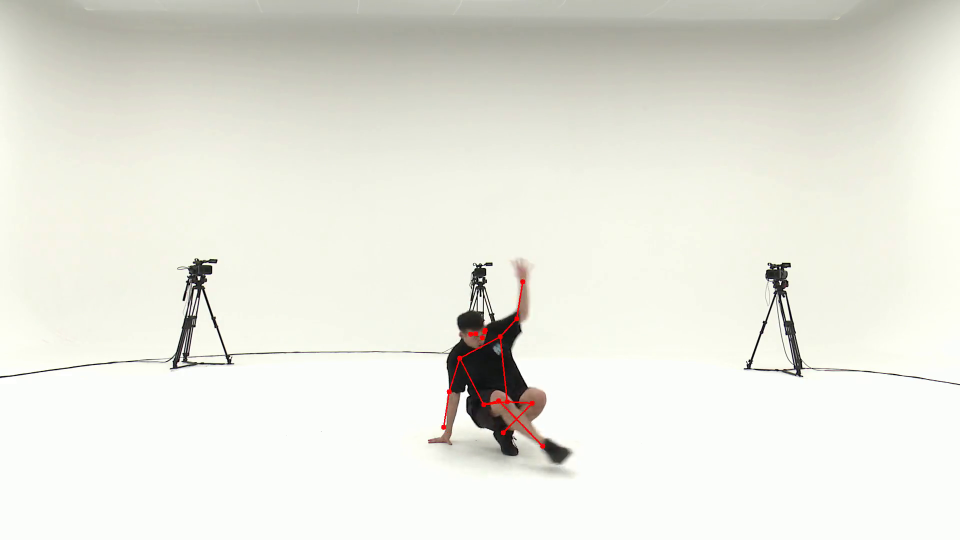
#> input picture frame 42 of notebooks/raw_aligned_A.mp4, 1920 x 1080 px, given in place of gBR_sBM_c01_d04_mBR0_ch01.mp4, which was not available (shown at 1/2 size)
$ python optical_flow_eval_pipeline.py
#> lines starting #> are read from the running program, lines starting #| are printed output that depends on the picture; pictures that were not available may be replaced by others from this repository, and a replacement may not be noted
import cv2
import numpy as np
import time
import mediapipe as mp
from typing import Dict, List, Any
import json

class KeypointPredictor:
    """Predicts occluded keypoints using optical flow"""

    # [106 lines left out: functions __init__, update, not called in this run]


def dense_optical_flow_with_prediction(method, video_path, params=[], to_gray=None,
                                       overlay=True, scale=0.25, skip_frames=0,
                                       confidence_threshold=0.5, collect_stats=False,
                                       sample_grid_size=None):
    """
    Optical flow with keypoint prediction for low-confidence detections

    Args:
        sample_grid_size: If set, compute flow on a grid sample rather than all pixels

    Returns:
        stats: Dictionary with statistics if collect_stats=True, else None
    """
#> called with overlay = False, scale = 0.25, skip_frames = 2, confidence_threshold = 0.5, collect_stats = True, sample_grid_size = 50
    # Only initialize MediaPipe if we're not just collecting stats
    if not collect_stats:
        mp_pose = mp.solutions.pose
        mp_drawing = mp.solutions.drawing_utils

        pose = mp_pose.Pose(
            static_image_mode=False,
            model_complexity=1,
            smooth_landmarks=True,
            min_detection_confidence=0.5,
            min_tracking_confidence=0.5
        )
        predictor = KeypointPredictor(
            num_keypoints=33,
            confidence_threshold=confidence_threshold,
            history_size=5,
            flow_scale=scale
        )
    else:
        pose = None
        predictor = None

    cap = cv2.VideoCapture(video_path)
    if not cap.isOpened():
        print("Error: Cannot open video.")
        return None

    ret, old_frame = cap.read()
#> old_frame is the input picture: shape (1080, 1920, 3); mean B, G, R 222.1, 231.2, 230.9
    if not ret:
        print("Error: Cannot read first frame.")
        return None

    original_h, original_w = old_frame.shape[:2]
#> original_h = 1080; original_w = 1920
    if not collect_stats:
        print(f"Original frame size: ({original_h}, {original_w})")

    # Resize for optical flow
    old_frame_small = cv2.resize(old_frame, None, fx=scale, fy=scale,
                                 interpolation=cv2.INTER_LINEAR)
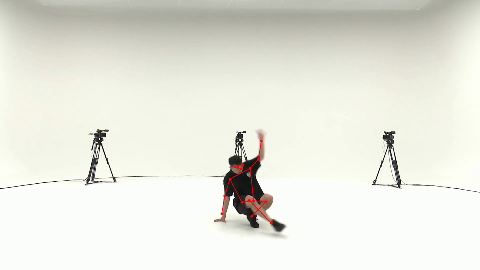
#> old_frame_small: shape (270, 480, 3); mean B, G, R 222.1, 231.2, 230.9
    flow_h, flow_w = old_frame_small.shape[:2]
#> flow_h = 270; flow_w = 480
    if not collect_stats:
        print(f"Flow resolution: ({flow_h}, {flow_w}) (scale={scale})")

    if to_gray is None:
        to_gray = (method == cv2.calcOpticalFlowFarneback)

    old_gray = cv2.cvtColor(old_frame_small, cv2.COLOR_BGR2GRAY) if to_gray else old_frame_small.copy()

    hsv = np.zeros_like(old_frame_small)
    hsv[..., 1] = 255
    flow_bgr = np.zeros_like(old_frame_small)

    fps_values = []
    frame_count = 0
    prediction_stats = {"total": 0, "predicted": 0}

    # Statistics collection
    flow_magnitudes = []

    if not collect_stats:
        cv2.namedWindow("Optical Flow + Predicted Keypoints", cv2.WINDOW_NORMAL)

    while True:
        ret, new_frame = cap.read()
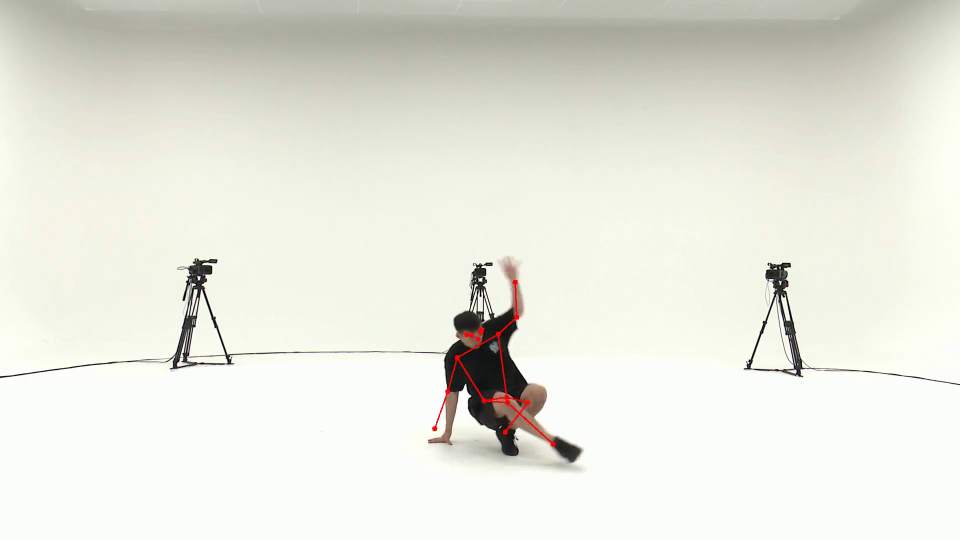
#> input picture frame 43 of notebooks/raw_aligned_A.mp4, 1920 x 1080 px, given in place of gBR_sBM_c01_d04_mBR0_ch01.mp4, which was not available (shown at 1/2 size)
#> new_frame is the input picture: shape (1080, 1920, 3); mean B, G, R 222, 231.1, 230.9
        if not ret:
            break

        frame_count += 1
        if skip_frames > 0 and frame_count % (skip_frames + 1) != 0:
            continue

        start = time.time()

        # Resize for optical flow
        new_frame_small = cv2.resize(new_frame, None, fx=scale, fy=scale,
                                    interpolation=cv2.INTER_LINEAR)

        new_gray = cv2.cvtColor(new_frame_small, cv2.COLOR_BGR2GRAY) if to_gray else new_frame_small.copy()

        # Compute optical flow on small frames
        if callable(method):
            flow = method(old_gray, new_gray, None, *params)
        else:
            flow = method.calc(old_gray, new_gray, None)

        # Collect flow statistics
        if collect_stats:
            mag = np.sqrt(flow[..., 0]**2 + flow[..., 1]**2)

            # Sample grid if specified for faster processing
            if sample_grid_size is not None:
                h, w = mag.shape
                y_samples = np.linspace(0, h-1, sample_grid_size, dtype=int)
                x_samples = np.linspace(0, w-1, sample_grid_size, dtype=int)
                yy, xx = np.meshgrid(y_samples, x_samples, indexing='ij')
                mag = mag[yy, xx]

            flow_magnitudes.append(mag)
        else:
            # Only run MediaPipe and keypoint prediction when visualizing
            # Run MediaPipe on ORIGINAL resolution
            results = pose.process(cv2.cvtColor(new_frame, cv2.COLOR_BGR2RGB))

            # Update keypoints with flow prediction
            keypoints, confidences, predicted_mask = predictor.update(
                results.pose_landmarks if results else None,
                flow,
                (original_h, original_w),
                (flow_h, flow_w)
            )

            # Track stats
            prediction_stats["total"] += len(keypoints)
            prediction_stats["predicted"] += np.sum(predicted_mask)

        # Visualize only if not collecting stats
        if not collect_stats:
            if overlay:
                mag, ang = cv2.cartToPolar(flow[..., 0], flow[..., 1])
                hsv[..., 0] = ang * 90 / np.pi
                hsv[..., 2] = cv2.normalize(mag, None, 0, 255, cv2.NORM_MINMAX)
                cv2.cvtColor(hsv, cv2.COLOR_HSV2BGR, flow_bgr)
                display_frame = cv2.addWeighted(new_frame_small, 0.4, flow_bgr, 0.6, 0)
            else:
                display_frame = new_frame_small.copy()

            # Draw keypoints with different colors for predicted vs detected
            for i, (kp, conf, is_predicted) in enumerate(zip(keypoints, confidences, predicted_mask)):
                if conf > 0.1:  # Only draw if somewhat confident
                    # Scale down to display resolution
                    x = int(kp[0] * scale)
                    y = int(kp[1] * scale)

                    if 0 <= x < display_frame.shape[1] and 0 <= y < display_frame.shape[0]:
                        if is_predicted:
                            # PREDICTED by optical flow - RED
                            display_frame[y, x] = [0, 0, 255]
                        else:
                            # DETECTED by MediaPipe - GREEN
                            display_frame[y, x] = [0, 255, 0]

            # FPS and stats display
            end = time.time()
            fps_real = 1 / (end - start + 1e-6)
            fps_values.append(fps_real)
            if len(fps_values) > 30:
                fps_values.pop(0)
            avg_fps = sum(fps_values) / len(fps_values)

            cv2.putText(display_frame, f"FPS: {avg_fps:.1f}", (10, 30),
                        cv2.FONT_HERSHEY_SIMPLEX, 0.4, (0, 255, 0), 1)

            # Show prediction percentage
            pred_pct = (prediction_stats["predicted"] / max(1, prediction_stats["total"])) * 100
            cv2.putText(display_frame, f"Flow Pred: {pred_pct:.1f}%", (10, 60),
                        cv2.FONT_HERSHEY_SIMPLEX, 0.4, (0, 0, 255), 1)

            cv2.imshow("Optical Flow + Predicted Keypoints", display_frame)

            key = cv2.waitKey(1) & 0xFF
            if key == 27:
                break
        else:
            # Update FPS for stats
            end = time.time()
            fps_real = 1 / (end - start + 1e-6)
            fps_values.append(fps_real)

        old_gray = new_gray

    cap.release()
    if not collect_stats:
        cv2.destroyAllWindows()
        pose.close()

    # Calculate statistics
    pred_pct = (prediction_stats["predicted"] / max(1, prediction_stats["total"])) * 100
    avg_fps = sum(fps_values) / len(fps_values) if fps_values else 0

    if not collect_stats:
        print(f"Keypoints predicted by flow: {pred_pct:.1f}%")

    if collect_stats and flow_magnitudes:
        # Compute flow statistics
        all_mags = np.concatenate([m.flatten() for m in flow_magnitudes])

        stats = {
            'frames_processed': len(flow_magnitudes),
            'overall_mean_magnitude': float(np.mean(all_mags)),
            'overall_median_magnitude': float(np.median(all_mags)),
            'overall_std_magnitude': float(np.std(all_mags)),
            'overall_max_magnitude': float(np.max(all_mags)),
            'percentile_95': float(np.percentile(all_mags, 95)),
            'motion_coverage_0.5': float(np.mean(all_mags > 0.5)),
            'avg_fps': float(avg_fps),
            'prediction_percentage': 0.0  # Not calculated in stats mode
        }
        return stats

    return None


# [69 lines left out: function print_summary_report, not called in this run]


def run_evaluation_pipeline(video_pattern, channels, output_json, scale=0.25,
                            skip_frames=0, confidence_threshold=0.5, sample_grid_size=50):
    """
    Run optical flow evaluation across multiple video channels

    Args:
        video_pattern: Format string with {:02d} for channel number
        channels: List of channel numbers to process
        output_json: Path to save results JSON
        scale: Optical flow resolution scale
        skip_frames: Number of frames to skip
        confidence_threshold: Threshold for keypoint prediction
        sample_grid_size: Grid size for sampling flow magnitudes (faster)

    Returns:
        results: Dictionary of channel -> statistics
        failed_videos: List of failed channel numbers
    """
    method = cv2.calcOpticalFlowFarneback

    ultra_fast_params = [
        0.5,   # pyr_scale
        2,     # levels (reduced from 3)
        15,    # winsize (reduced from 21)
        2,     # iterations (reduced from 3)
        5,     # poly_n
        1.1,   # poly_sigma
        0      # flags
    ]

    results = {}
    failed_videos = []

    print("="*80)
    print("OPTICAL FLOW EVALUATION PIPELINE")
    print("="*80)
    print(f"Processing {len(channels)} channels...")
    print(f"Scale: {scale}, Skip frames: {skip_frames}, Confidence threshold: {confidence_threshold}")
    print(f"Sample grid size: {sample_grid_size}x{sample_grid_size}")
    print()

    for i, ch in enumerate(channels, 1):
        video_path = video_pattern.format(ch)
        print(f"[{i}/{len(channels)}] Channel {ch:02d}...", end=" ", flush=True)

        try:
            stats = dense_optical_flow_with_prediction(
                method,
                video_path,
                params=ultra_fast_params,
                overlay=False,
                scale=scale,
                skip_frames=skip_frames,
                confidence_threshold=confidence_threshold,
                collect_stats=True,
                sample_grid_size=sample_grid_size
            )

            if stats is not None:
                results[ch] = stats
                print(f"✓ ({stats['frames_processed']} frames, {stats['avg_fps']:.1f} fps)")
            else:
                failed_videos.append(ch)
                print("✗ Failed")

        except Exception as e:
            print(f"✗ Error: {e}")
            failed_videos.append(ch)

    # Save results to JSON
    if results:
        with open(output_json, 'w') as f:
            json.dump(results, f, indent=2)
        print(f"\nResults saved to {output_json}")

    return results, failed_videos


def main():
    # Single video mode
    single_video = False

    if single_video:
        video_path = "../../data/videos/gBR_sBM_c01_d04_mBR0_ch08.mp4"

        method = cv2.calcOpticalFlowFarneback

        ultra_fast_params = [
            0.5,   # pyr_scale
            1,     # levels
            8,     # winsize
            1,     # iterations
            5,     # poly_n
            1.1,   # poly_sigma
            0      # flags
        ]

        print("Starting optical flow with keypoint prediction...")
        print("Green dots = MediaPipe detected")
        print("Red dots = Optical flow predicted")
        print("Press ESC to quit\n")

        dense_optical_flow_with_prediction(
            method, video_path,
            params=ultra_fast_params,
            overlay=False,
            scale=0.25,
            skip_frames=0,
            confidence_threshold=0.5
        )
    else:
        # Batch evaluation mode
        video_pattern = "../../data/videos/gBR_sBM_c01_d04_mBR0_ch{:02d}.mp4"
        channels = list(range(1, 11))  # Process channels 01-10
        output_json = "optical_flow_results.json"

        # Run pipeline
        results, failed_videos = run_evaluation_pipeline(
            video_pattern=video_pattern,
            channels=channels,
            output_json=output_json,
            scale=0.25,
            skip_frames=2,  # Skip 2 frames = process every 3rd frame for speed
            confidence_threshold=0.5,
            sample_grid_size=50  # Sample 50x50 grid instead of full resolution
        )

        # Print summary
        print_summary_report(results, failed_videos)

        print("\n" + "="*80)
        print("EVALUATION COMPLETE")
        print("="*80)


if __name__ == "__main__":
    main()

$ run again, starting later in the video
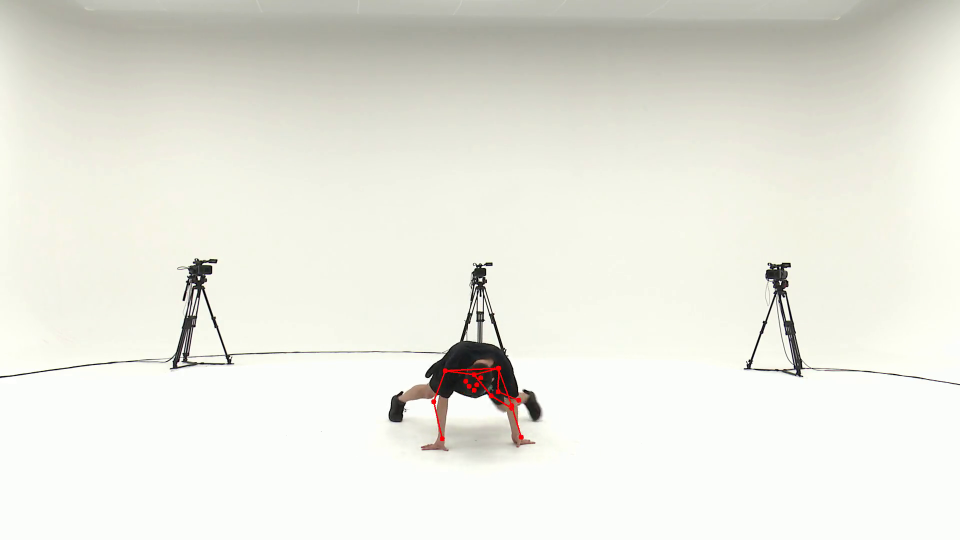
#> input picture frame 190 of notebooks/raw_aligned_A.mp4, 1920 x 1080 px, given in place of gBR_sBM_c01_d04_mBR0_ch01.mp4, which was not available (shown at 1/2 size)
#> in dense_optical_flow_with_prediction, old_frame is the input picture: shape (1080, 1920, 3); mean B, G, R 222.9, 232, 231.7
#> in dense_optical_flow_with_prediction, `old_frame_small = cv2.resize(old_frame, None, fx=scale, fy=scale, inte..`:
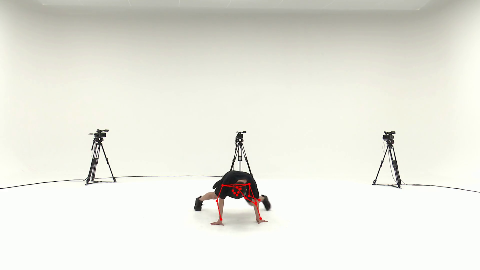
#> old_frame_small: shape (270, 480, 3); mean B, G, R 223, 232, 231.8
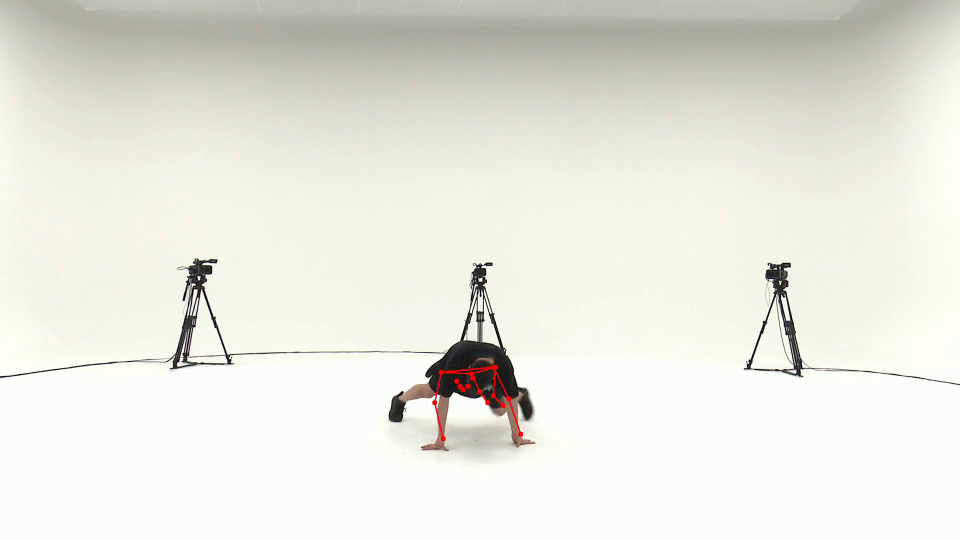
#> input picture frame 191 of notebooks/raw_aligned_A.mp4, 1920 x 1080 px, given in place of gBR_sBM_c01_d04_mBR0_ch01.mp4, which was not available (shown at 1/2 size)
#> in dense_optical_flow_with_prediction, new_frame is the input picture: shape (1080, 1920, 3); mean B, G, R 222.9, 231.9, 231.7

$ run again, starting later in the video
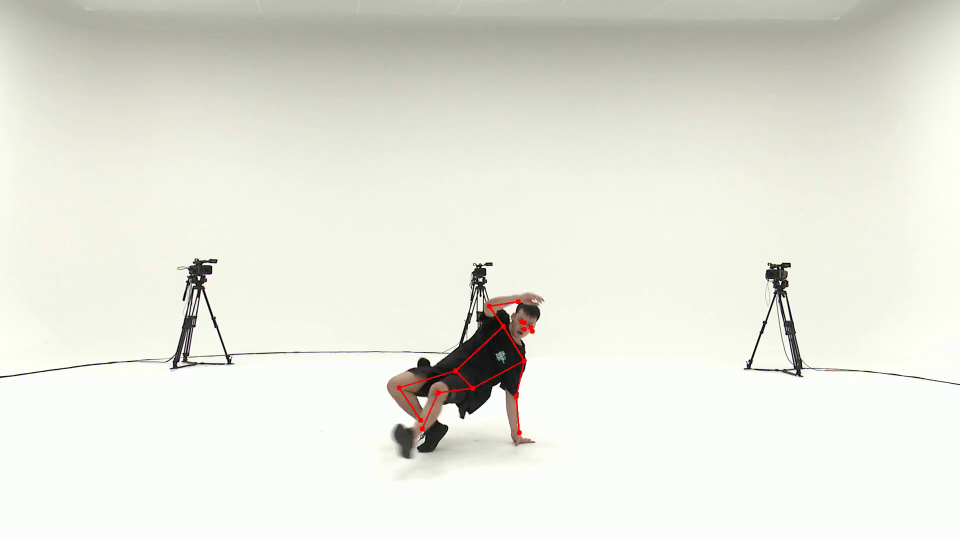
#> input picture frame 338 of notebooks/raw_aligned_A.mp4, 1920 x 1080 px, given in place of gBR_sBM_c01_d04_mBR0_ch01.mp4, which was not available (shown at 1/2 size)
#> in dense_optical_flow_with_prediction, old_frame is the input picture: shape (1080, 1920, 3); mean B, G, R 221.3, 230.4, 230.3
#> in dense_optical_flow_with_prediction, `old_frame_small = cv2.resize(old_frame, None, fx=scale, fy=scale, inte..`:
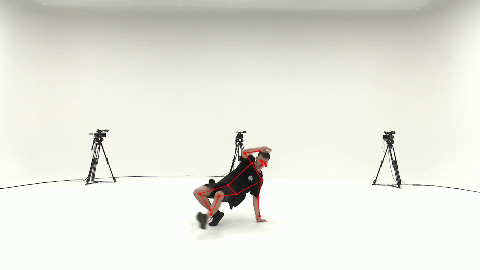
#> old_frame_small: shape (270, 480, 3); mean B, G, R 221.4, 230.5, 230.4
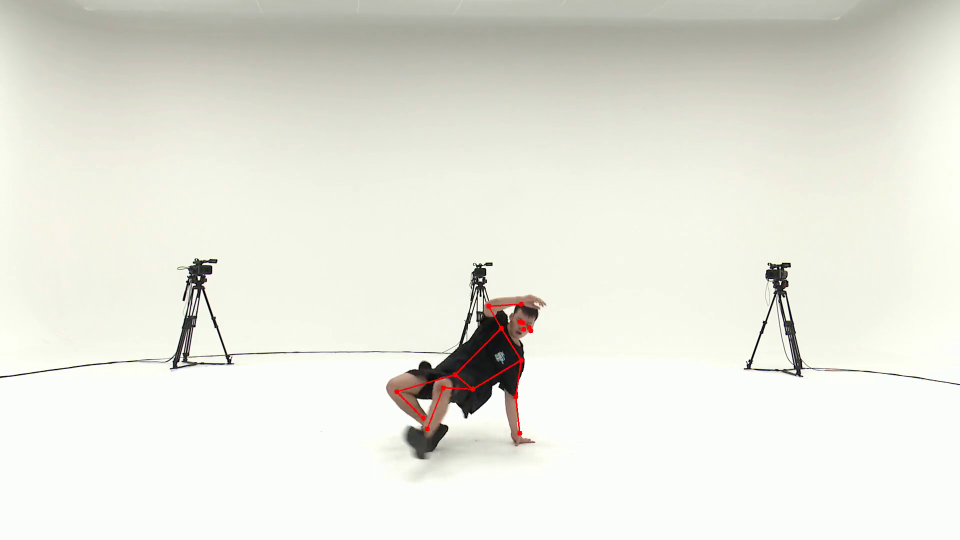
#> input picture frame 339 of notebooks/raw_aligned_A.mp4, 1920 x 1080 px, given in place of gBR_sBM_c01_d04_mBR0_ch01.mp4, which was not available (shown at 1/2 size)
#> in dense_optical_flow_with_prediction, new_frame is the input picture: shape (1080, 1920, 3); mean B, G, R 221.6, 230.6, 230.6
